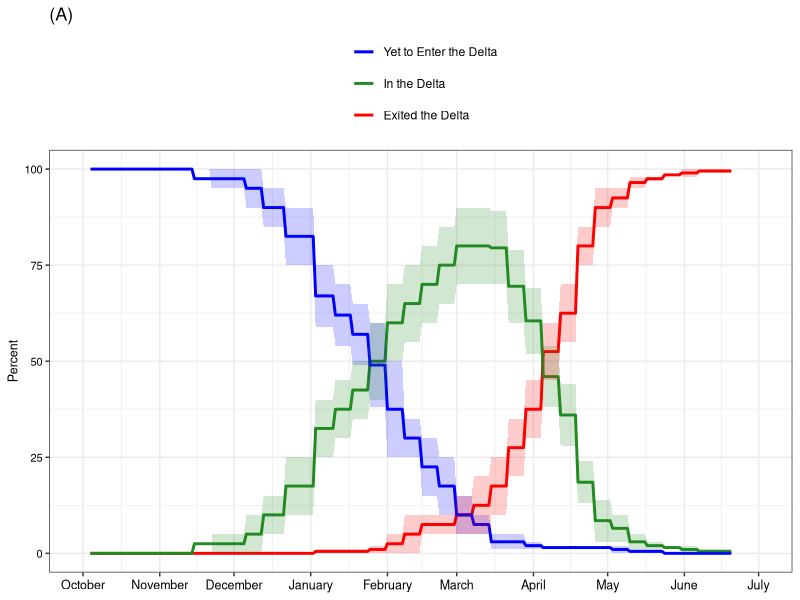
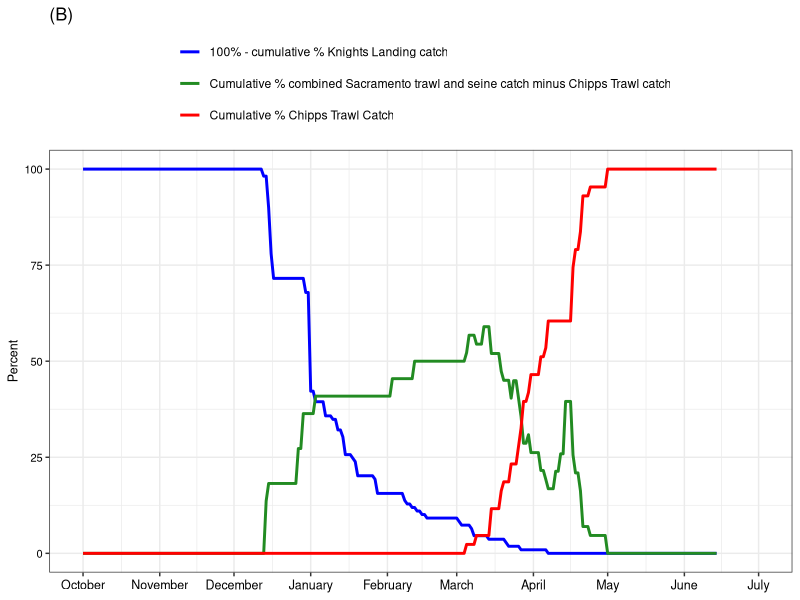
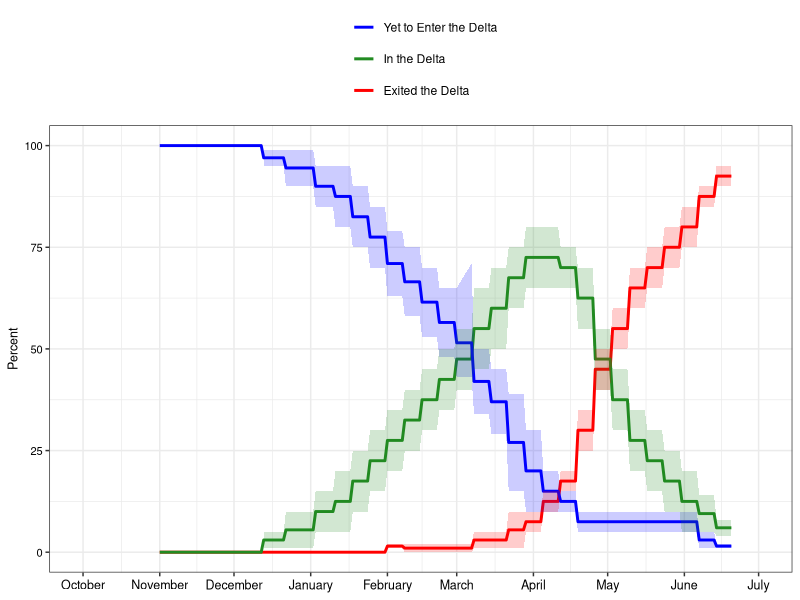
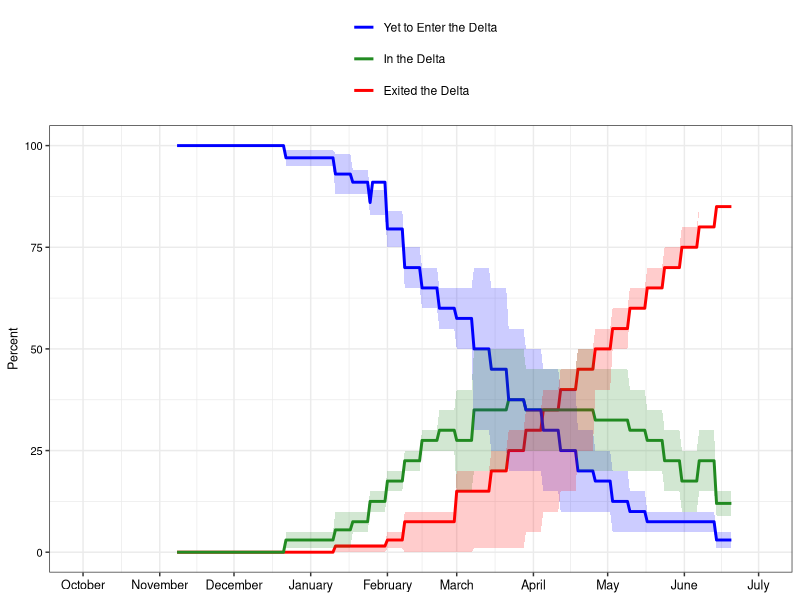
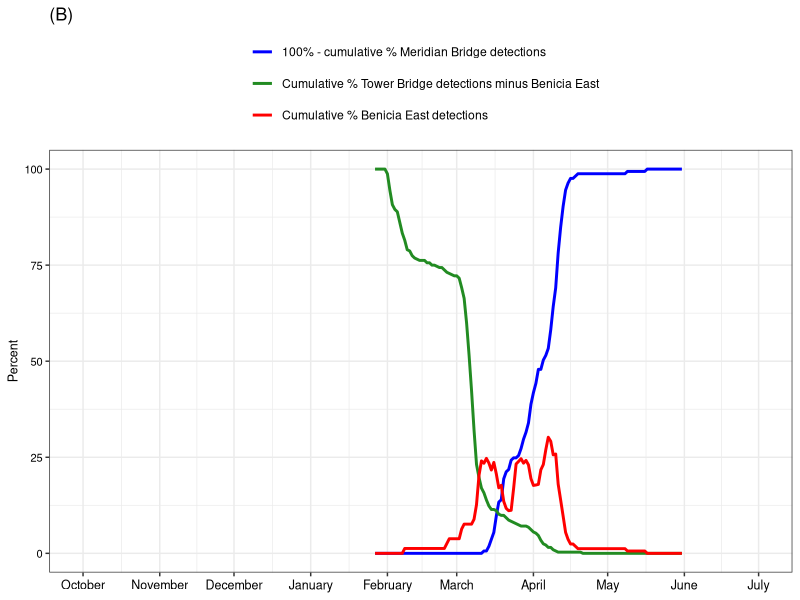
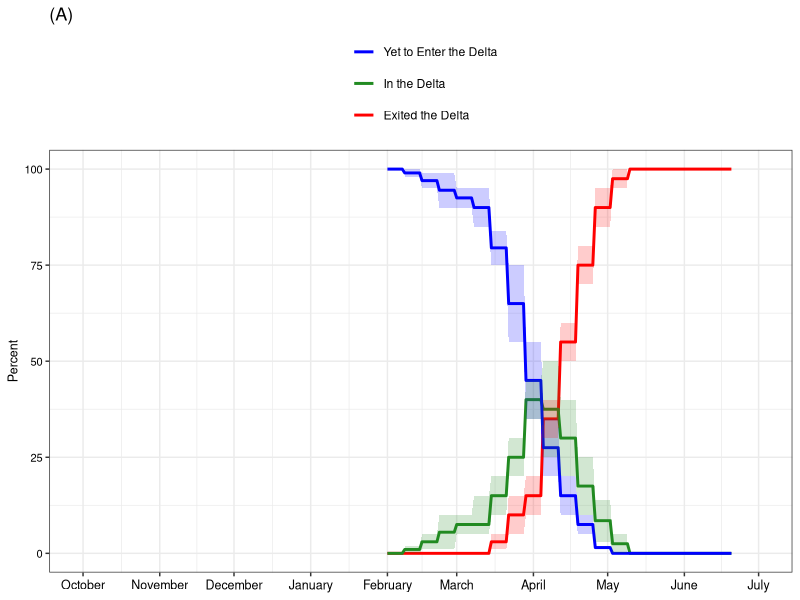
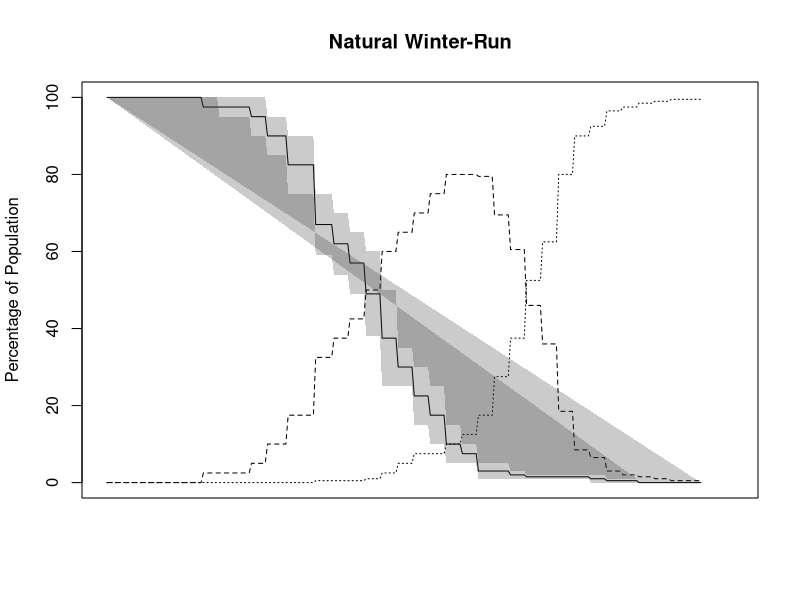
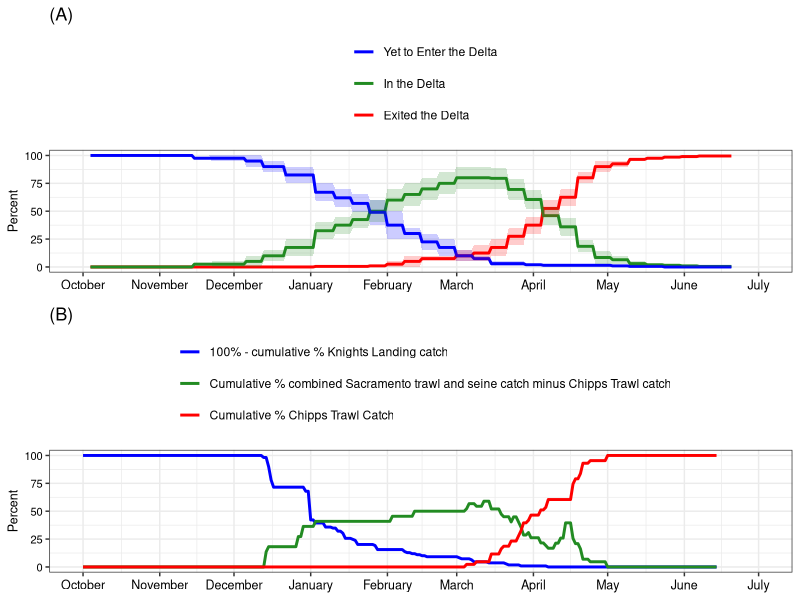

Reproduce these figures in R, in order. (Note: this script raises an error after producing the figures.)
library(tidyverse)
library(readxl)
library(grid)
library(gridExtra)

# Load distribution estimate data
distribution_data<-read_excel(file.path("data","DistributionEstimates_WOMT_WY2023.xlsx"),sheet="DATA Dist WOMT Export OMRrange")
str(distribution_data)

# Split range data into upper and lower dist estimates
dist_est_split <- function(datafile=distribution_data,old_col="Natural_WR_YTE_Range",newcol1="Natural_WR_YTE_Lower",newcol2="Natural_WR_YTE_Upper"){
  distribution_data_newdata <- separate(datafile, col=old_col,
                                     c("dummy1", "dummy2"), sep="-",extra = "drop") %>% 
    mutate(dummy2=gsub("\\%", "", dummy2)) %>%
    mutate(dummy1=as.numeric(dummy1),dummy2=as.numeric(dummy2)) 
  
  colnames(distribution_data_newdata)[colnames(distribution_data_newdata) == "dummy1"] = newcol1
  colnames(distribution_data_newdata)[colnames(distribution_data_newdata) == "dummy2"] = newcol2
  
  return(distribution_data_newdata)
}

# Create new columns for upper and lower
distribution_data_edit <- dist_est_split()
distribution_data_edit <- dist_est_split(datafile=distribution_data_edit,old_col="Natural_WR_ID_Range",newcol1="Natural_WR_ID_Lower",newcol2="Natural_WR_ID_Upper")
distribution_data_edit <- dist_est_split(datafile=distribution_data_edit,old_col="Natural_WR_E_Range",newcol1="Natural_WR_E_Lower",newcol2="Natural_WR_E_Upper")

distribution_data_edit <- dist_est_split(datafile=distribution_data_edit,old_col="Natural_SR_YTE_Range",newcol1="Natural_SR_YTE_Lower",newcol2="Natural_SR_YTE_Upper")
distribution_data_edit <- dist_est_split(datafile=distribution_data_edit,old_col="Natural_SR_ID_Range",newcol1="Natural_SR_ID_Lower",newcol2="Natural_SR_ID_Upper")
distribution_data_edit <- dist_est_split(datafile=distribution_data_edit,old_col="Natural_SR_E_Range",newcol1="Natural_SR_E_Lower",newcol2="Natural_SR_E_Upper")

distribution_data_edit <- dist_est_split(datafile=distribution_data_edit,old_col="Hatch_WR_YTE_Range",newcol1="Hatch_WR_YTE_Lower",newcol2="Hatch_WR_YTE_Upper")
distribution_data_edit <- dist_est_split(datafile=distribution_data_edit,old_col="Hatch_WR_ID_Range",newcol1="Hatch_WR_ID_Lower",newcol2="Hatch_WR_ID_Upper")
distribution_data_edit <- dist_est_split(datafile=distribution_data_edit,old_col="Hatch_WR_E_Range",newcol1="Hatch_WR_E_Lower",newcol2="Hatch_WR_E_Upper")

distribution_data_edit <- dist_est_split(datafile=distribution_data_edit,old_col="Natural_SH_YTE_Range",newcol1="Natural_SH_YTE_Lower",newcol2="Natural_SH_YTE_Upper")
distribution_data_edit <- dist_est_split(datafile=distribution_data_edit,old_col="Natural_SH_ID_Range",newcol1="Natural_SH_ID_Lower",newcol2="Natural_SH_ID_Upper")
distribution_data_edit <- dist_est_split(datafile=distribution_data_edit,old_col="Natural_SH_E_Range",newcol1="Natural_SH_E_Lower",newcol2="Natural_SH_E_Upper")

distribution_data_edit$Date=as.Date(distribution_data_edit$Date)

#Load monitoring csv data from SacPAS
#https://www.cbr.washington.edu/sacramento/data/query_sampling_graph.html
monitoring_data_raw <- read.csv(file.path("data","samplingdaily_1686867510_630.csv"))
str(monitoring_data_raw)

#Calculate percentage of sum
monitoring_data_WR <- monitoring_data_raw %>% rename(
  KL_RST=Raw.Knights.Landing.RST,
  SacSeine=Raw.Sacramento.Beach.Seines..SR080E.SR071E.SR062E.SR057E.SR055E.SR060E.AM001S.SR049E.,
  SacTrawl=Raw.Sacramento.Trawls..SR055M.SR055E.SR055W.SR055X.,
  ChippsTrawl=Raw.Chipps.Island.Trawls..SB018M.SB018N.SB018S.SB018X.
) %>% select(Date,KL_RST,SacSeine,SacTrawl,ChippsTrawl) %>%
  mutate(Date=as.Date(Date)) %>% rowwise() %>% mutate(SacTrawl_Seine= sum(SacSeine, SacTrawl, na.rm = TRUE)) %>%
  ungroup() %>%
  filter(!is.na(Date)) %>% select(-c(SacSeine, SacTrawl)) %>%
  mutate(KL_RST = replace_na(KL_RST, 0),ChippsTrawl=replace_na(ChippsTrawl, 0)) %>%
  mutate(KL_RST_sum=cumsum(KL_RST),ChippsTrawl_sum=cumsum(ChippsTrawl),SacTrawl_Seine_sum=cumsum(SacTrawl_Seine)) %>%
  mutate(KL_RST_sum=KL_RST_sum/max(KL_RST_sum),ChippsTrawl_sum=ChippsTrawl_sum/max(ChippsTrawl_sum),SacTrawl_Seine_sum=SacTrawl_Seine_sum/max(SacTrawl_Seine_sum)) %>%
  mutate(Reverse_KL_RST = 1-KL_RST_sum, SacTrawl_Seine_sum_minus_Chipps=SacTrawl_Seine_sum-ChippsTrawl_sum)

#Create winter run LAD monitoring data per DFW's figure
monitoring_data_WR_sum <- monitoring_data_WR %>% 
  select(Date,Reverse_KL_RST,SacTrawl_Seine_sum_minus_Chipps,ChippsTrawl_sum) %>%
  gather("Category","Percent",2:4) %>% mutate(Date=as.Date(Date))%>%
  mutate(Percent=Percent*100)

monitoring_data_WR_sum$Category<-factor(monitoring_data_WR_sum$Category, levels=c('Reverse_KL_RST','SacTrawl_Seine_sum_minus_Chipps', 'ChippsTrawl_sum'))

########################
#Create figure for Natural Winter-run LAD distribution estimates
str(distribution_data_edit)
data_WR_nat<-distribution_data_edit %>% select(Date,Natural_WR_YTE,Natural_WR_ID,Natural_WR_E) %>% gather("Category","Percent",2:4) 

#Winter-run distribution estimates
plot_distest_WR_nat <- ggplot() +  
  geom_line(data=data_WR_nat, aes(Date, Percent, colour=Category),size=1) + 
  geom_ribbon(data=distribution_data_edit,aes(x=Date, ymax=Natural_WR_YTE_Upper, ymin=Natural_WR_YTE_Lower), 
              alpha=0.2,fill="blue")+
  geom_ribbon(data=distribution_data_edit,aes(x=Date, ymax=Natural_WR_ID_Upper, ymin=Natural_WR_ID_Lower), 
              alpha=0.2,fill="forestgreen")+
  geom_ribbon(data=distribution_data_edit,aes(x=Date, ymax=Natural_WR_E_Upper, ymin=Natural_WR_E_Lower), 
              alpha=0.2,fill="red") +
  theme_bw() +
  scale_x_date(date_breaks = "1 month",
               date_labels="%B",
               limits = as.Date(c('2022-10-01','2023-07-01')))+
  ggtitle("(A)")+
  theme(plot.title=element_text(size=13), 
                 axis.text.x=element_text(size=9, color="black"), 
                 axis.text.y = element_text(size=8, color="black"), 
                 axis.title.x = element_blank(),
                 axis.title.y = element_text(size = 9, angle = 90),
                 strip.text = element_text(size = 7),
                 legend.position = "top") + 
  scale_colour_manual(values = c("red","forestgreen","blue"),name="",labels=c("Exited the Delta","In the Delta","Yet to Enter the Delta"))+
  guides(color = guide_legend(reverse = TRUE,nrow=3,byrow=TRUE))

plot_distest_WR_nat

#Winter-run monitoring data analog to dist estimates
plot_monitoring_WR_nat <- ggplot() +  
  geom_line(data=monitoring_data_WR_sum, aes(Date, Percent, colour=Category),size=1) +
  theme_bw() +
  scale_x_date(date_breaks = "1 month",
               date_labels="%B",
               limits = as.Date(c('2022-10-01','2023-07-01')))+
  ggtitle("(B)")+
  theme(plot.title=element_text(size=13), 
        axis.text.x=element_text(size=9, color="black"), 
        axis.text.y = element_text(size=8, color="black"), 
        axis.title.x = element_blank(),
        axis.title.y = element_text(size = 9, angle = 90),
        strip.text = element_text(size = 7),
        legend.position = "top") + 
  scale_colour_manual(values = c("blue","forestgreen","red"),name="",labels=c("100% - cumulative % Knights Landing catch","Cumulative % combined Sacramento trawl and seine catch minus Chipps Trawl catch","Cumulative % Chipps Trawl Catch"))+
  guides(color = guide_legend(nrow=3,byrow=TRUE))
  
plot_monitoring_WR_nat


#Print figure
tiff(filename=file.path("output","Figure_DistEst_WinterRun.tiff"),
     type="cairo",
     units="in", 
     width=8, #10*1, 
     height=10, #22*1, 
     pointsize=5, #12, 
     res=600,
     compression="lzw")
grid.arrange(plot_distest_WR_nat, plot_monitoring_WR_nat, ncol=1,nrow=2)

dev.off()

###################

#Create figure for Spring-run LAD distribution estimates
data_SR<-distribution_data_edit %>% select(Date,Natural_SR_YTE,Natural_SR_ID,Natural_SR_E) %>% gather("Category","Percent",2:4) 

#Spring-run distribution estimates
plot_distest_SR <- ggplot() +  
  geom_line(data=data_SR, aes(Date, Percent, colour=Category),size=1) + 
  geom_ribbon(data=distribution_data_edit,aes(x=Date, ymax=Natural_SR_YTE_Upper, ymin=Natural_SR_YTE_Lower), 
              alpha=0.2,fill="blue")+
  geom_ribbon(data=distribution_data_edit,aes(x=Date, ymax=Natural_SR_ID_Upper, ymin=Natural_SR_ID_Lower), 
              alpha=0.2,fill="forestgreen")+
  geom_ribbon(data=distribution_data_edit,aes(x=Date, ymax=Natural_SR_E_Upper, ymin=Natural_SR_E_Lower), 
              alpha=0.2,fill="red") +
  theme_bw() +
  scale_x_date(date_breaks = "1 month",
               date_labels="%B",
               limits = as.Date(c('2022-10-01','2023-07-01')))+
  theme(plot.title=element_text(size=13), 
        axis.text.x=element_text(size=9, color="black"), 
        axis.text.y = element_text(size=8, color="black"), 
        axis.title.x = element_blank(),
        axis.title.y = element_text(size = 9, angle = 90),
        strip.text = element_text(size = 7),
        legend.position = "top") + 
  scale_colour_manual(values = c("red","forestgreen","blue"),name="",labels=c("Exited the Delta","In the Delta","Yet to Enter the Delta"))+
  guides(color = guide_legend(reverse = TRUE,nrow=3,byrow=TRUE))

plot_distest_SR

#Print figure
tiff(filename=file.path("output","Figure_DistEst_SpringRun.tiff"),
     type="cairo",
     units="in", 
     width=10, #10*1, 
     height=6, #22*1, 
     pointsize=5, #12, 
     res=600,
     compression="lzw")
plot_distest_SR
dev.off()


###################

#Create figure for Steelhead distribution estimates
data_SH<-distribution_data_edit %>% select(Date,Natural_SH_YTE,Natural_SH_ID,Natural_SH_E) %>% gather("Category","Percent",2:4) 

#Spring-run distribution estimates
plot_distest_SH <- ggplot() +  
  geom_line(data=data_SH, aes(Date, Percent, colour=Category),size=1) + 
  geom_ribbon(data=distribution_data_edit,aes(x=Date, ymax=Natural_SH_YTE_Upper, ymin=Natural_SH_YTE_Lower), 
              alpha=0.2,fill="blue")+
  geom_ribbon(data=distribution_data_edit,aes(x=Date, ymax=Natural_SH_ID_Upper, ymin=Natural_SH_ID_Lower), 
              alpha=0.2,fill="forestgreen")+
  geom_ribbon(data=distribution_data_edit,aes(x=Date, ymax=Natural_SH_E_Upper, ymin=Natural_SR_E_Lower), 
              alpha=0.2,fill="red") +
  theme_bw() +
  scale_x_date(date_breaks = "1 month",
               date_labels="%B",
               limits = as.Date(c('2022-10-01','2023-07-01')))+
  theme(plot.title=element_text(size=13), 
        axis.text.x=element_text(size=9, color="black"), 
        axis.text.y = element_text(size=8, color="black"), 
        axis.title.x = element_blank(),
        axis.title.y = element_text(size = 9, angle = 90),
        strip.text = element_text(size = 7),
        legend.position = "top") + 
  scale_colour_manual(values = c("red","forestgreen","blue"),name="",labels=c("Exited the Delta","In the Delta","Yet to Enter the Delta"))+
  guides(color = guide_legend(reverse = TRUE,nrow=3,byrow=TRUE))

plot_distest_SH

#Print figure
tiff(filename=file.path("output","Figure_DistEst_Steelhead.tiff"),
     type="cairo",
     units="in", 
     width=10, #10*1, 
     height=6, #22*1, 
     pointsize=5, #12, 
     res=600,
     compression="lzw")
plot_distest_SH
dev.off()

###################################################################

#Load hatchery winter-run acoustic dataset
acoustic_data_raw <- read.csv(file.path("data","HatcheryWR_acoustic_data.csv")) %>%
  mutate(Date=as.Date(Date,"%m/%d/%Y"))
str(acoustic_data_raw)

acoustic_data <- acoustic_data_raw %>% select(Date,MeridianBr,TowerBridge, Benicia_east) %>%
  mutate(MeridianBr = replace_na(MeridianBr, 0),TowerBridge=replace_na(TowerBridge, 0),Benicia_east=replace_na(Benicia_east, 0)) %>%
  mutate(MeridianBr=cumsum(MeridianBr),TowerBridge=cumsum(TowerBridge),Benicia_east=cumsum(Benicia_east)) %>%
  mutate(MeridianBr=MeridianBr/max(MeridianBr),TowerBridge=TowerBridge/max(TowerBridge),Benicia_east=Benicia_east/max(Benicia_east)) %>%
  mutate(Reverse_MeridianBr = 1-MeridianBr, TowerBridge_minus_Benicia=TowerBridge-Benicia_east) %>%
  select(Date,Reverse_MeridianBr,TowerBridge_minus_Benicia,Benicia_east) %>%
  gather("Category","Percent",2:4) %>% mutate(Date=as.Date(Date))%>%
  mutate(Percent=Percent*100)

#Hatchery winter-run acoustic tag data analog to dist estimates
plot_monitoring_WR_hat <- ggplot() +  
  geom_line(data=acoustic_data, aes(Date, Percent, colour=Category),size=1) +
  theme_bw() +
  scale_x_date(date_breaks = "1 month",
               date_labels="%B",
               limits = as.Date(c('2022-10-01','2023-07-01')))+
  ggtitle("(B)")+
  theme(plot.title=element_text(size=13), 
        axis.text.x=element_text(size=9, color="black"), 
        axis.text.y = element_text(size=8, color="black"), 
        axis.title.x = element_blank(),
        axis.title.y = element_text(size = 9, angle = 90),
        strip.text = element_text(size = 7),
        legend.position = "top") + 
  scale_colour_manual(values = c("blue","forestgreen","red"),name="",labels=c("100% - cumulative % Meridian Bridge detections","Cumulative % Tower Bridge detections minus Benicia East","Cumulative % Benicia East detections"))+
  guides(color = guide_legend(nrow=3,byrow=TRUE))

plot_monitoring_WR_hat

#Create figure for hatchery Winter-run distribution estimates

data_WR_hat <-distribution_data_edit %>% select(Date,Hatch_WR_YTE,Hatch_WR_ID,Hatch_WR_E) %>% gather("Category","Percent",2:4) 

plot_distest_WR_hat <- ggplot() +  
  geom_line(data=data_WR_hat, aes(Date, Percent, colour=Category),size=1) + 
  geom_ribbon(data=distribution_data_edit,aes(x=Date, ymax=Hatch_WR_YTE_Upper, ymin=Hatch_WR_YTE_Lower), 
              alpha=0.2,fill="blue")+
  geom_ribbon(data=distribution_data_edit,aes(x=Date, ymax=Hatch_WR_ID_Upper, ymin=Hatch_WR_ID_Lower), 
              alpha=0.2,fill="forestgreen")+
  geom_ribbon(data=distribution_data_edit,aes(x=Date, ymax=Hatch_WR_E_Upper, ymin=Hatch_WR_E_Lower), 
              alpha=0.2,fill="red") +
  theme_bw() +
  scale_x_date(date_breaks = "1 month",
               date_labels="%B",
               limits = as.Date(c('2022-10-01','2023-07-01')))+
  ggtitle("(A)")+
  theme(plot.title=element_text(size=13), 
        axis.text.x=element_text(size=9, color="black"), 
        axis.text.y = element_text(size=8, color="black"), 
        axis.title.x = element_blank(),
        axis.title.y = element_text(size = 9, angle = 90),
        strip.text = element_text(size = 7),
        legend.position = "top") + 
  scale_colour_manual(values = c("red","forestgreen","blue"),name="",labels=c("Exited the Delta","In the Delta","Yet to Enter the Delta"))+
  guides(color = guide_legend(reverse = TRUE,nrow=3,byrow=TRUE))

plot_distest_WR_hat



#Print figure
tiff(filename=file.path("output","Figure_DistEst_WinterRun_Hatchery.tiff"),
     type="cairo",
     units="in", 
     width=8, #10*1, 
     height=10, #22*1, 
     pointsize=5, #12, 
     res=600,
     compression="lzw")
grid.arrange(plot_distest_WR_hat, plot_monitoring_WR_hat, ncol=1,nrow=2)

dev.off()






##################### Test code


plot(Natural_WR_YTE ~ Date, distribution_data_edit, xaxt = "n", type = "l", col="black",main="Natural Winter-Run",ylab="Percentage of Population",xlab="")
lines(distribution_data_edit$Date, distribution_data_edit$Natural_WR_ID, col = "black", type = "l", lty = 2)
lines(distribution_data_edit$Date, distribution_data_edit$Natural_WR_E, col = "black", type = "l", lty = 3)
polygon(x = c(distribution_data_edit$Date, distribution_data_edit$Date[length(distribution_data_edit$Date)], rev(distribution_data_edit$Date), distribution_data_edit$Date[1]),
        y = c(distribution_data_edit$Natural_WR_YTE_Lower, distribution_data_edit$Natural_WR_YTE_Upper[length(distribution_data_edit$Natural_WR_YTE_Upper)], rev(distribution_data_edit$Natural_WR_YTE_Upper), distribution_data_edit$Natural_WR_YTE_Lower[1]),
        border=NA, col=gray(0.2,0.25))
axis(1, at=at, format(at, "%b %d"), cex.axis = .7)
legend(min(distribution_data$Date), 50, legend=c("Yet to enter Delta", "In Delta", "Exited Delta"),
       col=c("black", "black",'black'), lty=1:3, cex=0.8)
